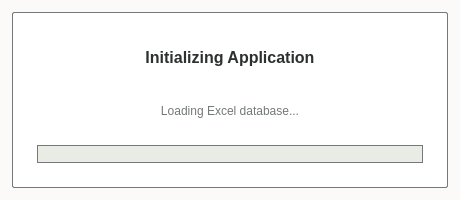
<?xml version="1.0" encoding="UTF-8"?>
<ui version="4.0">
 <class>LoadingDialog</class>
 <widget class="QDialog" name="LoadingDialog">
  <property name="geometry">
   <rect>
    <x>0</x>
    <y>0</y>
    <width>460</width>
    <height>200</height>
   </rect>
  </property>
  <property name="minimumSize">
   <size>
    <width>460</width>
    <height>200</height>
   </size>
  </property>
  <property name="maximumSize">
   <size>
    <width>460</width>
    <height>200</height>
   </size>
  </property>
  <property name="windowTitle">
   <string>arbor — Loading Database</string>
  </property>
  <property name="styleSheet">
   <string notr="true">QDialog#LoadingDialog {
    background-color: #fbfaf8;
    font-family: 'Segoe UI', 'Inter', -apple-system, sans-serif;
}

QFrame#card {
    background-color: #ffffff;
    border: 1px solid #747878;
    border-radius: 2px;
}

QProgressBar {
    border: 1px solid #747878;
    border-radius: 0px;
    background-color: #e9ece5;
    text-align: center;
    height: 16px;
    font-family: 'Courier New', 'JetBrains Mono', monospace;
    font-size: 11px;
    color: #2c302e;
}

QProgressBar::chunk {
    background-color: #3a7d44;
}</string>
  </property>
  <layout class="QVBoxLayout" name="root_layout">
   <property name="spacing">
    <number>0</number>
   </property>
   <property name="leftMargin">
    <number>12</number>
   </property>
   <property name="topMargin">
    <number>12</number>
   </property>
   <property name="rightMargin">
    <number>12</number>
   </property>
   <property name="bottomMargin">
    <number>12</number>
   </property>
   <item>
    <widget class="QFrame" name="card">
     <property name="frameShape">
      <enum>QFrame::Shape::StyledPanel</enum>
     </property>
     <property name="frameShadow">
      <enum>QFrame::Shadow::Plain</enum>
     </property>
     <layout class="QVBoxLayout" name="card_layout">
      <property name="spacing">
       <number>14</number>
      </property>
      <property name="leftMargin">
       <number>24</number>
      </property>
      <property name="topMargin">
       <number>24</number>
      </property>
      <property name="rightMargin">
       <number>24</number>
      </property>
      <property name="bottomMargin">
       <number>24</number>
      </property>
      <item>
       <widget class="QLabel" name="lbl_title">
        <property name="styleSheet">
         <string notr="true">font-size: 16px; font-weight: bold; color: #2c302e;</string>
        </property>
        <property name="text">
         <string>Initializing Application</string>
        </property>
        <property name="alignment">
         <set>Qt::AlignmentFlag::AlignCenter</set>
        </property>
       </widget>
      </item>
      <item>
       <widget class="QLabel" name="lbl_status">
        <property name="styleSheet">
         <string notr="true">font-family: 'Courier New', 'JetBrains Mono', monospace; font-size: 12px; color: #747878;</string>
        </property>
        <property name="text">
         <string>Loading Excel database...</string>
        </property>
        <property name="alignment">
         <set>Qt::AlignmentFlag::AlignCenter</set>
        </property>
       </widget>
      </item>
      <item>
       <widget class="QProgressBar" name="progress_bar">
        <property name="value">
         <number>0</number>
        </property>
        <property name="alignment">
         <set>Qt::AlignmentFlag::AlignCenter</set>
        </property>
        <property name="textVisible">
         <bool>false</bool>
        </property>
       </widget>
      </item>
     </layout>
    </widget>
   </item>
  </layout>
 </widget>
 <resources/>
 <connections/>
</ui>
